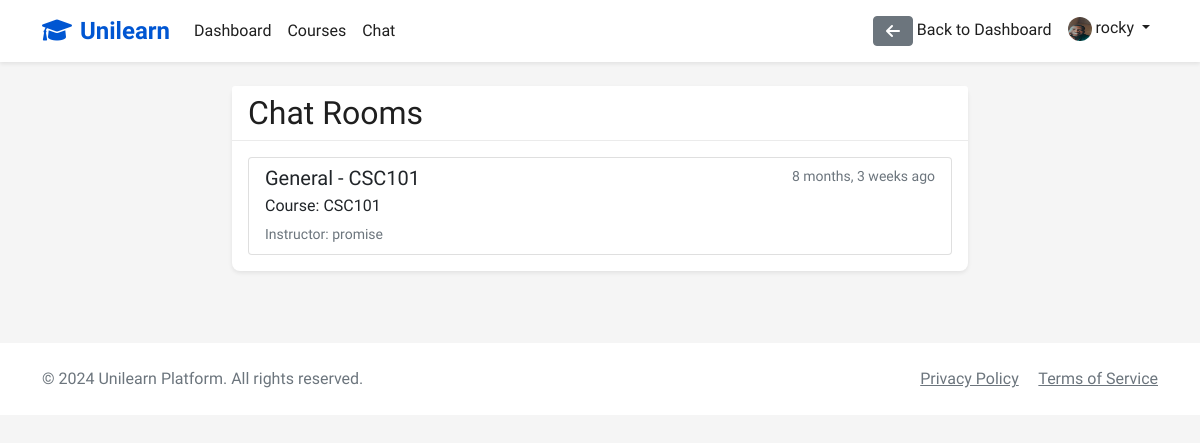
The app's page /chat/ (signed in) with its own data.
### accounts/models.py (models this page shows)
class User(AbstractUser):
    is_student = models.BooleanField(default=False)
    is_instructor = models.BooleanField(default=False)
    profile_picture = models.ImageField(upload_to='profile_pics/', null=True, blank=True)

### chat/models.py (models this page shows, shortened)
class ChatRoom(models.Model):
    name = models.CharField(max_length=255)
    course = models.ForeignKey(Course, on_delete=models.CASCADE, related_name='chat_rooms')
    created_at = models.DateTimeField(auto_now_add=True)

### courses/models.py (models this page shows, shortened)
class Course(models.Model):
    title = models.CharField(max_length=200)
    description = models.TextField()
    instructor = models.ForeignKey(User, on_delete=models.CASCADE, related_name='courses_teaching')
    students = models.ManyToManyField(User, related_name='courses_enrolled', blank=True)
    start_date = models.DateField()
    end_date = models.DateField()
    created_at = models.DateTimeField(auto_now_add=True)
    updated_at = models.DateTimeField(auto_now=True)
    is_active = models.BooleanField(default=True)
    class Meta:
        ordering = ['-created_at']

### chat/views.py (the view)
# urls.py: path('', views.chat_list, name='chat_list'),
@login_required
def chat_list(request):
    if request.user.is_instructor:
        courses = Course.objects.filter(instructor=request.user)
    else:
        courses = Course.objects.filter(students=request.user)
    chat_rooms = []
    for course in courses:
        chat_room, created = ChatRoom.objects.get_or_create(
            course=course,
            name=f"General - {course.title}"
        )
        chat_rooms.append(chat_room)
    return render(request, 'chat/chat_list.html', {
        'chat_rooms': chat_rooms
    })

### templates/chat/chat_list.html (shortened to what this page needs)
{% extends 'base.html' %}
{% block content %}
<div class="container">
    <div class="row">
        <div class="col-md-8 offset-md-2">
            <div class="card">
                <div class="card-header">
                    <h2 class="mb-0">Chat Rooms</h2>
                </div>
                <div class="card-body">
                    <div class="list-group">
                        {% for room in chat_rooms %}
                            <a href="{% url 'chat_room' room.name %}" class="list-group-item list-group-item-action">
                                <div class="d-flex w-100 justify-content-between">
                                    <h5 class="mb-1">{{ room.name }}</h5>
                                    <small class="text-muted">{{ room.created_at|timesince }} ago</small>
                                </div>
                                <p class="mb-1">Course: {{ room.course.title }}</p>
                                <small class="text-muted">
                                    Instructor: {{ room.course.instructor.username }}
                                </small>
                            </a>
                        {% endfor %}
                    </div>
                </div>
            </div>
        </div>
    </div>
</div>
{% endblock %}

### templates/base.html (shortened to what this page needs)
<!DOCTYPE html>
{% load static %}
<html lang="en">
<head>
    <link href="https://cdn.jsdelivr.net/npm/bootstrap@5.1.3/dist/css/bootstrap.min.css" rel="stylesheet">
    <link rel="stylesheet" href="https://cdnjs.cloudflare.com/ajax/libs/font-awesome/6.0.0/css/all.min.css">
    <link rel="stylesheet" href="{% static 'css/style.css' %}">
</head>
<body>
    <nav class="navbar navbar-expand-lg navbar-light sticky-top">
        <div class="container">
            <a class="navbar-brand" href="{% url 'home' %}">
                <i class="fas fa-graduation-cap me-2"></i>Unilearn
            </a>
            <div class="collapse navbar-collapse" id="navbarNav">
                <ul class="navbar-nav me-auto">
                    {% if user.is_authenticated %}
                        <li class="nav-item">
                            <a class="nav-link" href="{% url 'dashboard' %}">Dashboard</a>
                        </li>
                        <li class="nav-item">
                            <a class="nav-link" href="{% url 'course_list' %}">Courses</a>
                        </li>
                        <li class="nav-item">
                            <a class="nav-link" href="{% url 'chat_list' %}">Chat</a>
                        </li>
                    {% endif %}
                </ul>
                <ul class="navbar-nav">
                    {% if user.is_authenticated %}
                        {% if request.resolver_match.url_name != 'dashboard' %}
                            <li class="nav-item">
                                <a href="{% url 'dashboard' %}" class="nav-link">
                                    <i class="fas fa-arrow-left btn btn-secondary"></i> Back to Dashboard
                                </a>
                            </li>
                        {% endif %}
                        <li class="nav-item dropdown">
                            <a class="nav-link dropdown-toggle" href="#" id="navbarDropdown" role="button" data-bs-toggle="dropdown">
                                {% if user.profile_picture %}
                                    <img src="{{ user.profile_picture.url }}" alt="Profile" class="rounded-circle" style="width: 24px; height: 24px;">
                                {% else %}
                                    <i class="fas fa-user-circle"></i>
                                {% endif %}
                                {{ user.username }}
                            </a>
                        </li>
                    {% endif %}
                </ul>
            </div>
        </div>
    </nav>
    <main class="py-4">
        {% block content %}{% endblock %}
    </main>
    <footer class="bg-white py-4 mt-5">
        <div class="container">
            <div class="row">
                <div class="col-md-6">
                    <p class="mb-0 text-muted">&copy; 2024 Unilearn Platform. All rights reserved.</p>
                </div>
                <div class="col-md-6 text-end">
                    <a href="#" class="text-muted me-3">Privacy Policy</a>
                    <a href="#" class="text-muted">Terms of Service</a>
                </div>
            </div>
        </div>
    </footer>
</body>
</html>

### static/css/style.css (style rules this page uses)
:root { --primary-color: #0056D2; --secondary-color: #2A73CC; --accent-color: #0056D2; --success-color: #1E8A24; --warning-color: #F2C94C; --danger-color: #DB4437; --text-primary: #1F1F1F; --text-secondary: #6B6B6B; --background-light: #F5F5F5; --white: #FFFFFF; }
body { font-family: 'Source Sans Pro', sans-serif; color: var(--text-primary); background-color: var(--background-light); }
.navbar { background-color: var(--white); box-shadow: 0 2px 4px rgba(0,0,0,0.08); }
.navbar-brand { color: var(--primary-color) !important; font-weight: 700; font-size: 1.5rem; }
.nav-link { color: var(--text-primary) !important; font-weight: 500; }
.card { border: none; border-radius: 8px; box-shadow: 0 2px 4px rgba(0,0,0,0.08); transition: transform 0.2s; }
.card-header { background-color: var(--white); border-bottom: 1px solid rgba(0,0,0,0.08); font-weight: 600; }

### records on screen
User: profile_picture (picture), username "rocky"
ChatRoom: name "General - CSC101", created_at "8 months, 3 weeks", course "CSC101", course.instructor.username "promise"
